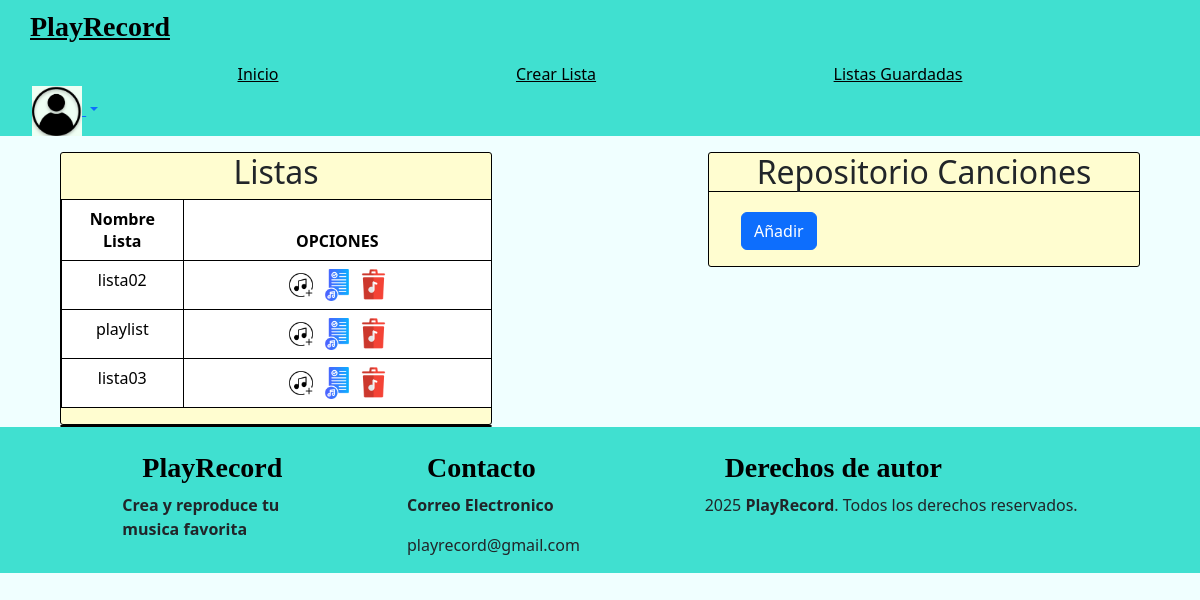
Screenshot of /usuario/listasGuardadas.php (signed in) with the database file from the repository.
### tables this page shows
CREATE TABLE `listas` (
  `id` int NOT NULL,
  `nombre` varchar(100) NOT NULL,
  `usuarios_id` int DEFAULT NULL
);

### admin/basededatos.php (called while the page is built, shortened)
<?php
class basededatos
{
  public function __construct()
  {
    $config = parse_ini_file('configuracion.ini');
    try {
      $opc = array(PDO::MYSQL_ATTR_INIT_COMMAND => "SET NAMES utf8");
      $dsn = 'mysql:host=' . $config['server'] . ';dbname=' . $config['base'];
      $this->conn = new PDO($dsn, $config['user'], $config['pass'], $opc);
    } catch (Exception $ex) {
      throw $ex;
    }
  }
}
?>

### usuario/modelos/Lista.php (called while the page is built, shortened)
<?php
class Lista
{
    public function listasPorUsuario()
    {
        $basededatos = new basededatos();
        $datosusuario = unserialize($_SESSION['Usuario']);
        $nombre = $datosusuario['usuario'];
        $sql = "SELECT * FROM listas INNER JOIN usuarios ON listas.usuarios_id = usuarios.id WHERE usuarios.usuario = :nombre";
        $resultado = $basededatos->conn->prepare($sql);
        $resultado->bindParam(':nombre', $nombre, PDO::PARAM_STR);
        $resultado->execute();
        if ($resultado) {
            $lista = $resultado->fetchAll();
            return $lista;
        }
    }
}
?>

### usuario/listasGuardadas.php (the view, shortened to what this page needs)
<?php
include 'barra.php';
include '../admin/basededatos.php';
include './modelos/Lista.php';
?>
<!DOCTYPE html>
<html lang="en">
<head>
  <link type="text/css" rel="stylesheet" href="https://cdn.jsdelivr.net/npm/bootstrap@5/dist/css/bootstrap.min.css">
  <link href="./css/listasGuardadas.css" rel="stylesheet">
</head>
<body>
  <div class="caja">
    <?php
    $lista = new Lista();
    $datos = $lista->listasPorUsuario();
    echo ' <div class="listas">
          <table class="table table-hover">
            <thead>
             <h2>Listas</h2>
              <th id = "columna1">ID</th>
              <th>
                <b>Nombre Lista</b>
              </th>
              <th>
               <b>OPCIONES</b>
              </th>
            </thead>
          <tbody class="tbody">';
    foreach ($datos as $row) {
      echo '<tr data-lista-nombre = ' . $row['nombre'] . '">
             <td id = "col1"><input type = "hidden" name ="idLista"> ' . $row[0] . '</td>
              <td>' . $row['nombre'] . '</td>
               <td>
                <img src="./img/añadirCancion.png" class="añadirCancion" value = "' . $row[0] . '" data-lista-id=' . $row[0] . '>
                <img src="./img/verLista.png" class="verLista" value = "' . $row[0] . '">
                <a href = "eliminarLista.php?id= "' . $row[0] . '">
                <img src="./img/eliminarCancion.png" class="eliminarLista" value ="' . $row[0] . '" data-lista-nombre = ' . $row[1] . '>
                </a>
              </td>
          </tr>';
    }
    echo '</tbody>
          </table>
        </div>';
    ?>
    <div class="canciones">
      <h2 id="canciones">Repositorio Canciones</h2>
      <?php
      echo '<ol id = "playlist">
         <form action = "#" id = "formCanciones" method = "POST">';
      echo '
      <div class = "botones">
        <button type="submit" name="anadir" id="anadir" class="btn btn-primary">Añadir</button>
      </div>
    </form>
    </ol>';
      ?>
    </div>
    <div id="listaCompleta"></div>
  </div>
  <?php
  include 'footer.php';
  ?>
</body>
</html>

### usuario/css/listasGuardadas.css (style rules this page uses)
body { background-color: color-mix(in srgb, gray 20%, white 10%); }
.caja { width: 90%; margin: auto; display: flex; flex-direction: row; flex-wrap: wrap; justify-content: space-between; }
.listas { display: inline-block; background-color: rgb(255, 253, 208); border-radius: 3px; border: 1px solid black; width: 40%; height: 90%; }
.canciones { border: 1px solid black; border-radius: 3px; background-color: rgb(255, 253, 208); width: 40%; height: 90%; }
h2 { text-align: center; }
#canciones { border-bottom: 1px solid black; }
#listaCompleta { border: 1px solid black; border-radius: 3px; background-color: rgb(248, 244, 170); width: 40%; height: 90%; display: none; display: flex; flex-direction: column; flex-wrap: nowrap; justify-content: center; }
thead, th, tbody, td { text-align: center; border-collapse: collapse; border-bottom: 1px solid black; border-top: 1px solid black; border-left: 1px solid black; }
.añadirCancion, .verLista, .eliminarLista { width: 11%; display: inline-block; cursor: pointer; }
.botones { display: flex; flex-direction: column-reverse; align-items: flex-start; margin-top: 5%; position: sticky; }
body { background-color: azure; }

### rows the page displays
listas: nombre "lista02"
listas: nombre "playlist"
listas: nombre "lista03"
